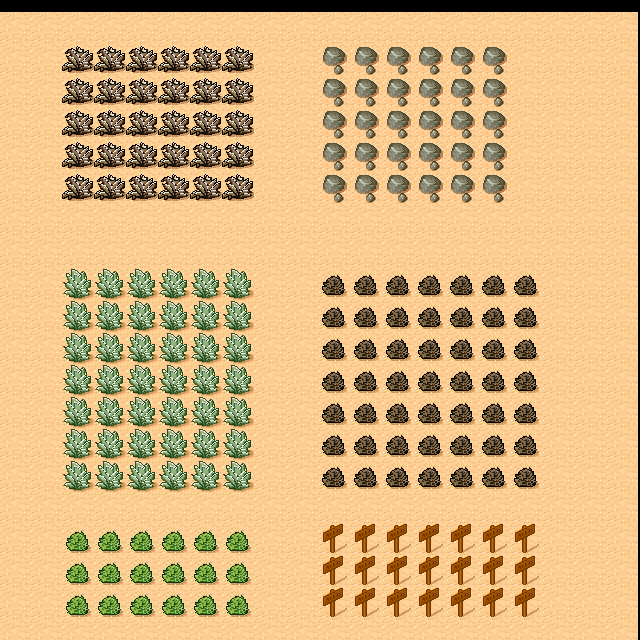

This game map was drawn from its Tiled (.tmx) file and the tilesets committed beside it. A one-line description and the trimmed map source follow:
An orthogonal 20x20 tile map with 32x32 px tiles, 1 tile layer (Layer), 2 tilesets.

<map version="1.0" tiledversion="1.1.2" orientation="orthogonal" renderorder="right-down" width="20" height="20" tilewidth="32" tileheight="32" infinite="0" nextobjectid="1">
 <tileset firstgid="1" name="tileset" tilewidth="32" tileheight="32" spacing="1" margin="1" tilecount="48" columns="8">
  <image source="tmw_desert_spacing.png" width="265" height="199" />
  <tile id="0">
   <properties>
    <property name="name" value="陸地" />
   </properties>
  </tile>
  <tile id="1">
   <properties>
    <property name="name" value="陸地" />
   </properties>
  </tile>
  <tile id="2">
   <properties>
    <property name="name" value="陸地" />
   </properties>
  </tile>
  <tile id="3">
   <properties>
    <property name="name" value="陸地" />
   </properties>
  </tile>
  <tile id="4">
   <properties>
    <property name="name" value="陸地" />
   </properties>
  </tile>
  <tile id="5">
   <properties>
    <property name="name" value="陸地" />
   </properties>
  </tile>
  <tile id="6">
   <properties>
    <property name="name" value="陸地" />
   </properties>
  </tile>
  <tile id="7">
   <properties>
    <property name="name" value="陸地" />
   </properties>
  </tile>
  <tile id="8">
   <properties>
    <property name="name" value="陸地" />
   </properties>
  </tile>
  <tile id="9">
   <properties>
    <property name="name" value="陸地" />
   </properties>
  </tile>
  <tile id="10">
   <properties>
    <property name="name" value="陸地" />
   </properties>
  </tile>
  <tile id="11">
   <properties>
    <property name="name" value="陸地" />
   </properties>
  </tile>
  <tile id="12">
   <properties>
    <property name="name" value="陸地" />
   </properties>
  </tile>
  <tile id="13">
   <properties>
    <property name="name" value="陸地" />
   </properties>
  </tile>
  <tile id="14">
   <properties>
    <property name="name" value="陸地" />
   </properties>
  </tile>
  <tile id="15">
   <properties>
    <property name="name" value="陸地" />
   </properties>
  </tile>
  <tile id="16">
   <properties>
    <property name="name" value="陸地" />
   </properties>
  </tile>
  <tile id="17">
   <properties>
    <property name="name" value="陸地" />
   </properties>
  </tile>
  <tile id="18">
   <properties>
    <property name="name" value="陸地" />
   </properties>
  </tile>
  <tile id="19">
   <properties>
    <property name="name" value="陸地" />
   </properties>
  </tile>
  <tile id="20">
   <properties>
    <property name="name" value="陸地" />
   </properties>
  </tile>
  <tile id="21">
   <properties>
    <property name="name" value="陸地" />
   </properties>
  </tile>
  <tile id="22">
   <properties>
    <property name="name" value="陸地" />
   </properties>
  </tile>
  <tile id="23">
   <properties>
    <property name="name" value="陸地" />
   </properties>
  </tile>
  <tile id="24">
   <properties>
    <property name="name" value="陸地" />
   </properties>
  </tile>
  <tile id="25">
   <properties>
    <property name="name" value="陸地" />
   </properties>
  </tile>
  <tile id="26">
   <properties>
    <property name="name" value="陸地" />
   </properties>
  </tile>
  <tile id="27">
   <properties>
    <property name="name" value="陸地" />
   </properties>
  </tile>
  <tile id="28">
   <properties>
    <property name="name" value="陸地" />
   </properties>
  </tile>
  <tile id="29">
   <properties>
    <property name="name" value="陸地" />
   </properties>
  </tile>
  <tile id="30">
   <properties>
    <property name="name" value="仙人掌" />
   </properties>
  </tile>
  <tile id="31">
   <properties>
    <property name="name" value="石塊" />
   </properties>
  </tile>
  <tile id="32">
   <properties>
    <property name="name" value="陸地" />
   </properties>
  </tile>
  <tile id="33">
   <properties>
    <property name="name" value="陸地" />
   </properties>
  </tile>
  <tile id="34">
   <properties>
    <property name="name" value="陸地" />
   </properties>
  </tile>
  <tile id="35">
   <properties>
    <property name="name" value="陸地" />
   </properties>
  </tile>
  <tile id="36">
   <properties>
    <property name="name" value="陸地" />
   </properties>
  </tile>
  <tile id="37">
   <properties>
    <property name="name" value="草" />
   </properties>
  </tile>
  <tile id="38">
   <properties>
    <property name="name" value="草" />
   </properties>
  </tile>
  <tile id="39">
   <properties>
    <property name="name" value="草" />
   </properties>
  </tile>
  <tile id="40">
   <properties>
    <property name="name" value="陸地" />
   </properties>
  </tile>
  <tile id="41">
   <properties>
    <property name="name" value="陸地" />
   </properties>
  </tile>
  <tile id="42">
   <properties>
    <property name="name" value="陸地" />
   </properties>
  </tile>
  <tile id="43">
   <properties>
    <property name="name" value="陸地" />
   </properties>
  </tile>
  <tile id="44">
   <properties>
    <property name="name" value="陸地" />
   </properties>
  </tile>
  <tile id="45">
   <properties>
    <property name="name" value="告示牌" />
   </properties>
  </tile>
  <tile id="46">
   <properties>
    <property name="name" value="草堆" />
   </properties>
  </tile>
  <tile id="47">
   <properties>
    <property name="name" value="草堆" />
   </properties>
  </tile>
 </tileset>
 <tileset firstgid="49" name="tileset" tilewidth="32" tileheight="32" spacing="1" margin="1" tilecount="48" columns="8">
  <image source="tmw_desert_spacing.png" width="265" height="199" />
 </tileset>
 <layer name="Layer" width="20" height="20" offsetx="-2.66667" offsety="12">
  <data>[400 cells, 400 non-empty, 7 distinct tile ids]</data>
 </layer>
</map>
